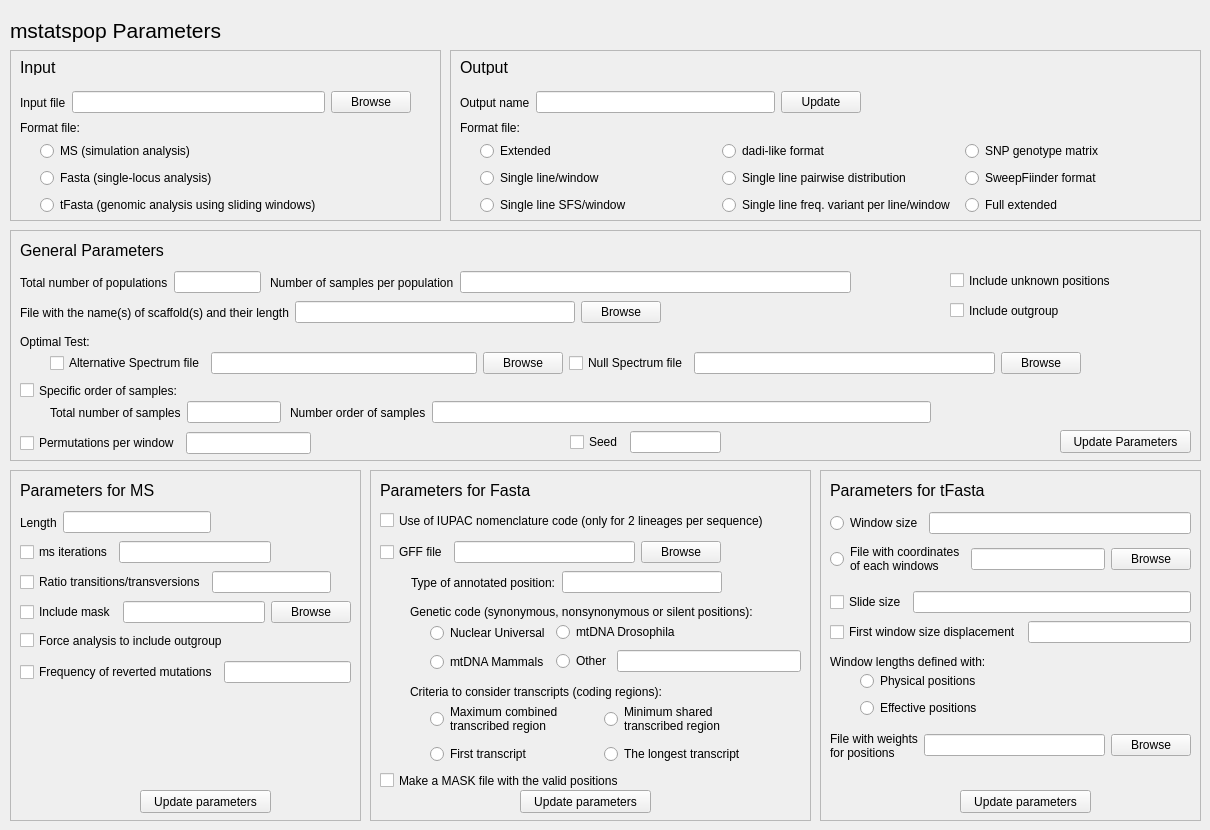
    <widget class="QWidget" name="mstatspop">
     <attribute name="title">
      <string>mstatspop Parameters</string>
     </attribute>
     <widget class="QFrame" name="frameOutput">
      <property name="geometry">
       <rect>
        <x>450</x>
        <y>50</y>
        <width>751</width>
        <height>171</height>
       </rect>
      </property>
      <property name="frameShape">
       <enum>QFrame::StyledPanel</enum>
      </property>
      <property name="frameShadow">
       <enum>QFrame::Raised</enum>
      </property>
      <widget class="QLabel" name="label_7">
       <property name="geometry">
        <rect>
         <x>10</x>
         <y>70</y>
         <width>81</width>
         <height>16</height>
        </rect>
       </property>
       <property name="text">
        <string>Format file:</string>
       </property>
      </widget>
      <widget class="QLabel" name="label_6">
       <property name="geometry">
        <rect>
         <x>10</x>
         <y>10</y>
         <width>59</width>
         <height>15</height>
        </rect>
       </property>
       <property name="font">
        <font>
         <pointsize>12</pointsize>
        </font>
       </property>
       <property name="text">
        <string>Output</string>
       </property>
      </widget>
      <widget class="QWidget" name="layoutWidget">
       <property name="geometry">
        <rect>
         <x>10</x>
         <y>40</y>
         <width>401</width>
         <height>25</height>
        </rect>
       </property>
       <layout class="QHBoxLayout" name="horizontalLayout_2">
        <item>
         <widget class="QLabel" name="labelOutput">
          <property name="text">
           <string>Output name</string>
          </property>
         </widget>
        </item>
        <item>
         <widget class="QLineEdit" name="lineOutput"/>
        </item>
        <item>
         <widget class="QPushButton" name="updateOutput">
          <property name="text">
           <string>Update</string>
          </property>
         </widget>
        </item>
       </layout>
      </widget>
      <widget class="QWidget" name="layoutWidget">
       <property name="geometry">
        <rect>
         <x>30</x>
         <y>90</y>
         <width>721</width>
         <height>79</height>
        </rect>
       </property>
       <layout class="QHBoxLayout" name="horizontalLayout_13">
        <item>
         <layout class="QVBoxLayout" name="verticalLayout_2">
          <item>
           <widget class="QRadioButton" name="radioFormat0">
            <property name="text">
             <string>Extended</string>
            </property>
           </widget>
          </item>
          <item>
           <widget class="QRadioButton" name="radioFormat1">
            <property name="text">
             <string>Single line/window</string>
            </property>
           </widget>
          </item>
          <item>
           <widget class="QRadioButton" name="radioFormat2">
            <property name="text">
             <string>Single line SFS/window</string>
            </property>
           </widget>
          </item>
         </layout>
        </item>
        <item>
         <layout class="QVBoxLayout" name="verticalLayout_3">
          <item>
           <widget class="QRadioButton" name="radioFormat3">
            <property name="text">
             <string>dadi-like format</string>
            </property>
           </widget>
          </item>
          <item>
           <widget class="QRadioButton" name="radioFormat4">
            <property name="text">
             <string>Single line pairwise distribution</string>
            </property>
           </widget>
          </item>
          <item>
           <widget class="QRadioButton" name="radioFormat5">
            <property name="text">
             <string>Single line freq. variant per line/window</string>
            </property>
           </widget>
          </item>
         </layout>
        </item>
        <item>
         <layout class="QVBoxLayout" name="verticalLayout_9">
          <item>
           <widget class="QRadioButton" name="radioFormat6">
            <property name="text">
             <string>SNP genotype matrix</string>
            </property>
           </widget>
          </item>
          <item>
           <widget class="QRadioButton" name="radioFormat7">
            <property name="text">
             <string>SweepFiinder format</string>
            </property>
           </widget>
          </item>
          <item>
           <widget class="QRadioButton" name="radioFormat10">
            <property name="text">
             <string>Full extended</string>
            </property>
           </widget>
          </item>
         </layout>
        </item>
       </layout>
      </widget>
     </widget>
     <widget class="QFrame" name="frameMS">
      <property name="geometry">
       <rect>
        <x>10</x>
        <y>470</y>
        <width>351</width>
        <height>351</height>
       </rect>
      </property>
      <property name="frameShape">
       <enum>QFrame::StyledPanel</enum>
      </property>
      <property name="frameShadow">
       <enum>QFrame::Raised</enum>
      </property>
      <widget class="QLabel" name="label_12">
       <property name="geometry">
        <rect>
         <x>10</x>
         <y>10</y>
         <width>171</width>
         <height>21</height>
        </rect>
       </property>
       <property name="font">
        <font>
         <pointsize>12</pointsize>
        </font>
       </property>
       <property name="text">
        <string>Parameters for MS</string>
       </property>
      </widget>
      <widget class="QWidget" name="layoutWidget_3">
       <property name="geometry">
        <rect>
         <x>10</x>
         <y>40</y>
         <width>191</width>
         <height>25</height>
        </rect>
       </property>
       <layout class="QHBoxLayout" name="horizontalLayout_8">
        <item>
         <widget class="QLabel" name="label_13">
          <property name="text">
           <string>Length</string>
          </property>
         </widget>
        </item>
        <item>
         <widget class="QLineEdit" name="lineMSlength"/>
        </item>
       </layout>
      </widget>
      <widget class="QWidget" name="layoutWidget_4">
       <property name="geometry">
        <rect>
         <x>10</x>
         <y>70</y>
         <width>251</width>
         <height>25</height>
        </rect>
       </property>
       <layout class="QHBoxLayout" name="horizontalLayout_9">
        <item>
         <widget class="QCheckBox" name="checkMSiter">
          <property name="text">
           <string>ms iterations</string>
          </property>
         </widget>
        </item>
        <item>
         <widget class="QLineEdit" name="lineMSiter"/>
        </item>
       </layout>
      </widget>
      <widget class="QWidget" name="layoutWidget_5">
       <property name="geometry">
        <rect>
         <x>10</x>
         <y>100</y>
         <width>311</width>
         <height>25</height>
        </rect>
       </property>
       <layout class="QHBoxLayout" name="horizontalLayout_11">
        <item>
         <widget class="QCheckBox" name="checkMSratio">
          <property name="text">
           <string>Ratio transitions/transversions</string>
          </property>
         </widget>
        </item>
        <item>
         <widget class="QLineEdit" name="lineMSratio"/>
        </item>
       </layout>
      </widget>
      <widget class="QCheckBox" name="checkMSoutgroup">
       <property name="geometry">
        <rect>
         <x>10</x>
         <y>160</y>
         <width>231</width>
         <height>21</height>
        </rect>
       </property>
       <property name="text">
        <string>Force analysis to include outgroup</string>
       </property>
      </widget>
      <widget class="QWidget" name="layoutWidget_6">
       <property name="geometry">
        <rect>
         <x>10</x>
         <y>190</y>
         <width>331</width>
         <height>25</height>
        </rect>
       </property>
       <layout class="QHBoxLayout" name="horizontalLayout_12">
        <item>
         <widget class="QCheckBox" name="checkMSRev">
          <property name="text">
           <string>Frequency of reverted mutations</string>
          </property>
         </widget>
        </item>
        <item>
         <widget class="QLineEdit" name="lineMSRev"/>
        </item>
       </layout>
      </widget>
      <widget class="QPushButton" name="updateMS">
       <property name="geometry">
        <rect>
         <x>130</x>
         <y>320</y>
         <width>131</width>
         <height>23</height>
        </rect>
       </property>
       <property name="text">
        <string>Update parameters</string>
       </property>
      </widget>
      <widget class="QWidget" name="layoutWidget">
       <property name="geometry">
        <rect>
         <x>10</x>
         <y>130</y>
         <width>331</width>
         <height>25</height>
        </rect>
       </property>
       <layout class="QHBoxLayout" name="horizontalLayout_10">
        <item>
         <widget class="QCheckBox" name="checkMaskMS">
          <property name="text">
           <string>Include mask</string>
          </property>
         </widget>
        </item>
        <item>
         <widget class="QLineEdit" name="lineMaskMS"/>
        </item>
        <item>
         <widget class="QPushButton" name="openMaskMS">
          <property name="text">
           <string>Browse</string>
          </property>
         </widget>
        </item>
       </layout>
      </widget>
     </widget>
     <widget class="QFrame" name="frameFasta">
      <property name="geometry">
       <rect>
        <x>370</x>
        <y>470</y>
        <width>441</width>
        <height>351</height>
       </rect>
      </property>
      <property name="frameShape">
       <enum>QFrame::StyledPanel</enum>
      </property>
      <property name="frameShadow">
       <enum>QFrame::Raised</enum>
      </property>
      <widget class="QLabel" name="label_17">
       <property name="geometry">
        <rect>
         <x>10</x>
         <y>10</y>
         <width>171</width>
         <height>21</height>
        </rect>
       </property>
       <property name="font">
        <font>
         <pointsize>12</pointsize>
        </font>
       </property>
       <property name="text">
        <string>Parameters for Fasta</string>
       </property>
      </widget>
      <widget class="QWidget" name="layoutWidget_14">
       <property name="geometry">
        <rect>
         <x>10</x>
         <y>70</y>
         <width>341</width>
         <height>25</height>
        </rect>
       </property>
       <layout class="QHBoxLayout" name="horizontalLayout_20">
        <item>
         <widget class="QCheckBox" name="checkGFF">
          <property name="text">
           <string>GFF file</string>
          </property>
         </widget>
        </item>
        <item>
         <widget class="QLineEdit" name="lineGFF"/>
        </item>
        <item>
         <widget class="QPushButton" name="openGFF">
          <property name="text">
           <string>Browse</string>
          </property>
         </widget>
        </item>
       </layout>
      </widget>
      <widget class="QLabel" name="labelCode">
       <property name="geometry">
        <rect>
         <x>40</x>
         <y>130</y>
         <width>391</width>
         <height>23</height>
        </rect>
       </property>
       <property name="text">
        <string>Genetic code (synonymous, nonsynonymous or silent positions):</string>
       </property>
      </widget>
      <widget class="QLabel" name="labelCriteria">
       <property name="geometry">
        <rect>
         <x>40</x>
         <y>210</y>
         <width>291</width>
         <height>23</height>
        </rect>
       </property>
       <property name="text">
        <string>Criteria to consider transcripts (coding regions):</string>
       </property>
      </widget>
      <widget class="QCheckBox" name="checkMaskFasta">
       <property name="geometry">
        <rect>
         <x>10</x>
         <y>300</y>
         <width>271</width>
         <height>21</height>
        </rect>
       </property>
       <property name="text">
        <string>Make a MASK file with the valid positions</string>
       </property>
      </widget>
      <widget class="QPushButton" name="updateFasta">
       <property name="geometry">
        <rect>
         <x>150</x>
         <y>320</y>
         <width>131</width>
         <height>23</height>
        </rect>
       </property>
       <property name="text">
        <string>Update parameters</string>
       </property>
      </widget>
      <widget class="QCheckBox" name="checkIUPACFasta">
       <property name="geometry">
        <rect>
         <x>10</x>
         <y>40</y>
         <width>441</width>
         <height>21</height>
        </rect>
       </property>
       <property name="text">
        <string>Use of IUPAC nomenclature code (only for 2 lineages per sequence)</string>
       </property>
      </widget>
      <widget class="QWidget" name="layoutWidget">
       <property name="geometry">
        <rect>
         <x>41</x>
         <y>100</y>
         <width>311</width>
         <height>25</height>
        </rect>
       </property>
       <layout class="QHBoxLayout" name="horizontalLayout_21">
        <item>
         <widget class="QLabel" name="labelType">
          <property name="text">
           <string>Type of annotated position:</string>
          </property>
         </widget>
        </item>
        <item>
         <widget class="QLineEdit" name="lineType"/>
        </item>
       </layout>
      </widget>
      <widget class="QWidget" name="layoutWidget">
       <property name="geometry">
        <rect>
         <x>60</x>
         <y>150</y>
         <width>371</width>
         <height>56</height>
        </rect>
       </property>
       <layout class="QHBoxLayout" name="horizontalLayout_18">
        <item>
         <layout class="QVBoxLayout" name="verticalLayout_5">
          <item>
           <widget class="QRadioButton" name="radioCode1">
            <property name="text">
             <string>Nuclear Universal</string>
            </property>
           </widget>
          </item>
          <item>
           <widget class="QRadioButton" name="radioCode3">
            <property name="text">
             <string>mtDNA Mammals</string>
            </property>
           </widget>
          </item>
         </layout>
        </item>
        <item>
         <layout class="QVBoxLayout" name="verticalLayout_11">
          <item>
           <widget class="QRadioButton" name="radioCode2">
            <property name="text">
             <string>mtDNA Drosophila</string>
            </property>
           </widget>
          </item>
          <item>
           <layout class="QHBoxLayout" name="horizontalLayout_22">
            <item>
             <widget class="QRadioButton" name="radioCode4">
              <property name="text">
               <string>Other</string>
              </property>
             </widget>
            </item>
            <item>
             <widget class="QLineEdit" name="lineCode4"/>
            </item>
           </layout>
          </item>
         </layout>
        </item>
       </layout>
      </widget>
      <widget class="QWidget" name="layoutWidget">
       <property name="geometry">
        <rect>
         <x>60</x>
         <y>230</y>
         <width>341</width>
         <height>66</height>
        </rect>
       </property>
       <layout class="QHBoxLayout" name="horizontalLayout_26">
        <item>
         <layout class="QVBoxLayout" name="verticalLayout_6">
          <item>
           <widget class="QRadioButton" name="radioMax">
            <property name="text">
             <string>Maximum combined
transcribed region</string>
            </property>
           </widget>
          </item>
          <item>
           <widget class="QRadioButton" name="radioFirst">
            <property name="text">
             <string>First transcript</string>
            </property>
           </widget>
          </item>
         </layout>
        </item>
        <item>
         <layout class="QVBoxLayout" name="verticalLayout_13">
          <item>
           <widget class="QRadioButton" name="radioMin">
            <property name="text">
             <string>Minimum shared
transcribed region</string>
            </property>
           </widget>
          </item>
          <item>
           <widget class="QRadioButton" name="radioLong">
            <property name="text">
             <string>The longest transcript</string>
            </property>
           </widget>
          </item>
         </layout>
        </item>
       </layout>
      </widget>
     </widget>
     <widget class="QFrame" name="frameTFasta">
      <property name="geometry">
       <rect>
        <x>820</x>
        <y>470</y>
        <width>381</width>
        <height>351</height>
       </rect>
      </property>
      <property name="frameShape">
       <enum>QFrame::StyledPanel</enum>
      </property>
      <property name="frameShadow">
       <enum>QFrame::Raised</enum>
      </property>
      <widget class="QLabel" name="label_23">
       <property name="geometry">
        <rect>
         <x>10</x>
         <y>10</y>
         <width>181</width>
         <height>21</height>
        </rect>
       </property>
       <property name="font">
        <font>
         <pointsize>12</pointsize>
        </font>
       </property>
       <property name="text">
        <string>Parameters for tFasta</string>
       </property>
      </widget>
      <widget class="QWidget" name="layoutWidget_12">
       <property name="geometry">
        <rect>
         <x>10</x>
         <y>120</y>
         <width>361</width>
         <height>25</height>
        </rect>
       </property>
       <layout class="QHBoxLayout" name="horizontalLayout_4">
        <item>
         <widget class="QCheckBox" name="checkSlide">
          <property name="text">
           <string>Slide size</string>
          </property>
         </widget>
        </item>
        <item>
         <widget class="QLineEdit" name="lineSlide"/>
        </item>
       </layout>
      </widget>
      <widget class="QLabel" name="label_24">
       <property name="geometry">
        <rect>
         <x>10</x>
         <y>180</y>
         <width>203</width>
         <height>23</height>
        </rect>
       </property>
       <property name="text">
        <string>Window lengths defined with:</string>
       </property>
      </widget>
      <widget class="QWidget" name="layoutWidget_13">
       <property name="geometry">
        <rect>
         <x>10</x>
         <y>260</y>
         <width>361</width>
         <height>31</height>
        </rect>
       </property>
       <layout class="QHBoxLayout" name="horizontalLayout_19">
        <item>
         <widget class="QLabel" name="label_26">
          <property name="text">
           <string>File with weights
for positions</string>
          </property>
         </widget>
        </item>
        <item>
         <widget class="QLineEdit" name="lineWeights"/>
        </item>
        <item>
         <widget class="QPushButton" name="openWeights">
          <property name="text">
           <string>Browse</string>
          </property>
         </widget>
        </item>
       </layout>
      </widget>
      <widget class="QPushButton" name="updateTFasta">
       <property name="geometry">
        <rect>
         <x>140</x>
         <y>320</y>
         <width>131</width>
         <height>23</height>
        </rect>
       </property>
       <property name="text">
        <string>Update parameters</string>
       </property>
      </widget>
      <widget class="QWidget" name="layoutWidget">
       <property name="geometry">
        <rect>
         <x>40</x>
         <y>200</y>
         <width>138</width>
         <height>50</height>
        </rect>
       </property>
       <layout class="QVBoxLayout" name="verticalLayout_7">
        <item>
         <widget class="QRadioButton" name="radioWindowLengthTF1">
          <property name="text">
           <string>Physical positions</string>
          </property>
         </widget>
        </item>
        <item>
         <widget class="QRadioButton" name="radioWindowLengthTF2">
          <property name="text">
           <string>Effective positions</string>
          </property>
         </widget>
        </item>
       </layout>
      </widget>
      <widget class="QWidget" name="layoutWidget">
       <property name="geometry">
        <rect>
         <x>10</x>
         <y>40</y>
         <width>361</width>
         <height>70</height>
        </rect>
       </property>
       <layout class="QVBoxLayout" name="verticalLayout_8">
        <item>
         <layout class="QHBoxLayout" name="horizontalLayout_16">
          <item>
           <widget class="QRadioButton" name="radioWindowSize">
            <property name="text">
             <string>Window size</string>
            </property>
           </widget>
          </item>
          <item>
           <widget class="QLineEdit" name="lineWindowSize"/>
          </item>
         </layout>
        </item>
        <item>
         <layout class="QHBoxLayout" name="horizontalLayout_17">
          <item>
           <widget class="QRadioButton" name="radioCoordTF">
            <property name="text">
             <string>File with coordinates
of each windows</string>
            </property>
           </widget>
          </item>
          <item>
           <widget class="QLineEdit" name="lineCoordTF"/>
          </item>
          <item>
           <widget class="QPushButton" name="openCoordTF">
            <property name="text">
             <string>Browse</string>
            </property>
           </widget>
          </item>
         </layout>
        </item>
       </layout>
      </widget>
      <widget class="QWidget" name="layoutWidget">
       <property name="geometry">
        <rect>
         <x>10</x>
         <y>150</y>
         <width>361</width>
         <height>25</height>
        </rect>
       </property>
       <layout class="QHBoxLayout" name="horizontalLayout_25">
        <item>
         <widget class="QCheckBox" name="checkFirstWindowTF">
          <property name="text">
           <string>First window size displacement</string>
          </property>
         </widget>
        </item>
        <item>
         <widget class="QLineEdit" name="lineFirstWindowTF"/>
        </item>
       </layout>
      </widget>
     </widget>
     <widget class="QFrame" name="frameInput">
      <property name="geometry">
       <rect>
        <x>10</x>
        <y>50</y>
        <width>431</width>
        <height>171</height>
       </rect>
      </property>
      <property name="frameShape">
       <enum>QFrame::StyledPanel</enum>
      </property>
      <property name="frameShadow">
       <enum>QFrame::Raised</enum>
      </property>
      <widget class="QLabel" name="label_4">
       <property name="geometry">
        <rect>
         <x>10</x>
         <y>70</y>
         <width>81</width>
         <height>16</height>
        </rect>
       </property>
       <property name="text">
        <string>Format file:</string>
       </property>
      </widget>
      <widget class="QLabel" name="label_3">
       <property name="geometry">
        <rect>
         <x>10</x>
         <y>10</y>
         <width>59</width>
         <height>15</height>
        </rect>
       </property>
       <property name="font">
        <font>
         <pointsize>12</pointsize>
        </font>
       </property>
       <property name="text">
        <string>Input</string>
       </property>
      </widget>
      <widget class="QWidget" name="layoutWidget">
       <property name="geometry">
        <rect>
         <x>30</x>
         <y>90</y>
         <width>316</width>
         <height>77</height>
        </rect>
       </property>
       <layout class="QVBoxLayout" name="verticalLayout">
        <item>
         <widget class="QRadioButton" name="radioMS">
          <property name="text">
           <string>MS (simulation analysis)</string>
          </property>
         </widget>
        </item>
        <item>
         <widget class="QRadioButton" name="radioFasta">
          <property name="text">
           <string>Fasta (single-locus analysis)</string>
          </property>
         </widget>
        </item>
        <item>
         <widget class="QRadioButton" name="radioTFasta">
          <property name="text">
           <string>tFasta (genomic analysis using sliding windows)</string>
          </property>
         </widget>
        </item>
       </layout>
      </widget>
      <widget class="QWidget" name="layoutWidget">
       <property name="geometry">
        <rect>
         <x>10</x>
         <y>40</y>
         <width>391</width>
         <height>25</height>
        </rect>
       </property>
       <layout class="QHBoxLayout" name="horizontalLayout">
        <item>
         <widget class="QLabel" name="label">
          <property name="text">
           <string>Input file</string>
          </property>
         </widget>
        </item>
        <item>
         <widget class="QLineEdit" name="lineInput"/>
        </item>
        <item>
         <widget class="QPushButton" name="openInput">
          <property name="text">
           <string>Browse</string>
          </property>
         </widget>
        </item>
       </layout>
      </widget>
     </widget>
     <widget class="QFrame" name="frameParameters">
      <property name="geometry">
       <rect>
        <x>10</x>
        <y>230</y>
        <width>1191</width>
        <height>231</height>
       </rect>
      </property>
      <property name="frameShape">
       <enum>QFrame::StyledPanel</enum>
      </property>
      <property name="frameShadow">
       <enum>QFrame::Raised</enum>
      </property>
      <widget class="QCheckBox" name="checkOutgroup">
       <property name="geometry">
        <rect>
         <x>940</x>
         <y>70</y>
         <width>131</width>
         <height>21</height>
        </rect>
       </property>
       <property name="text">
        <string>Include outgroup</string>
       </property>
      </widget>
      <widget class="QCheckBox" name="checkUnknownPos">
       <property name="geometry">
        <rect>
         <x>940</x>
         <y>40</y>
         <width>191</width>
         <height>21</height>
        </rect>
       </property>
       <property name="text">
        <string>Include unknown positions</string>
       </property>
      </widget>
      <widget class="QLabel" name="label_10">
       <property name="geometry">
        <rect>
         <x>10</x>
         <y>100</y>
         <width>222</width>
         <height>23</height>
        </rect>
       </property>
       <property name="text">
        <string>Optimal Test:</string>
       </property>
      </widget>
      <widget class="QLabel" name="label_8">
       <property name="geometry">
        <rect>
         <x>10</x>
         <y>10</y>
         <width>171</width>
         <height>21</height>
        </rect>
       </property>
       <property name="font">
        <font>
         <pointsize>12</pointsize>
        </font>
       </property>
       <property name="text">
        <string>General Parameters</string>
       </property>
      </widget>
      <widget class="QWidget" name="layoutWidget_15">
       <property name="geometry">
        <rect>
         <x>10</x>
         <y>40</y>
         <width>241</width>
         <height>25</height>
        </rect>
       </property>
       <layout class="QHBoxLayout" name="horizontalLayout_23">
        <item>
         <widget class="QLabel" name="label_27">
          <property name="text">
           <string>Total number of populations</string>
          </property>
         </widget>
        </item>
        <item>
         <widget class="QLineEdit" name="lineTotalSamples"/>
        </item>
       </layout>
      </widget>
      <widget class="QWidget" name="layoutWidget_16">
       <property name="geometry">
        <rect>
         <x>260</x>
         <y>40</y>
         <width>581</width>
         <height>25</height>
        </rect>
       </property>
       <layout class="QHBoxLayout" name="horizontalLayout_24">
        <item>
         <widget class="QLabel" name="label_28">
          <property name="text">
           <string>Number of samples per population</string>
          </property>
         </widget>
        </item>
        <item>
         <widget class="QLineEdit" name="lineSamplesPops"/>
        </item>
       </layout>
      </widget>
      <widget class="QWidget" name="layoutWidget_7">
       <property name="geometry">
        <rect>
         <x>40</x>
         <y>170</y>
         <width>231</width>
         <height>25</height>
        </rect>
       </property>
       <layout class="QHBoxLayout" name="horizontalLayout_47">
        <item>
         <widget class="QLabel" name="labelOrderSamples1">
          <property name="text">
           <string>Total number of samples</string>
          </property>
         </widget>
        </item>
        <item>
         <widget class="QLineEdit" name="lineOrderSamples1"/>
        </item>
       </layout>
      </widget>
      <widget class="QWidget" name="layoutWidget_17">
       <property name="geometry">
        <rect>
         <x>280</x>
         <y>170</y>
         <width>641</width>
         <height>25</height>
        </rect>
       </property>
       <layout class="QHBoxLayout" name="horizontalLayout_48">
        <item>
         <widget class="QLabel" name="labelOrderSamples2">
          <property name="text">
           <string>Number order of samples</string>
          </property>
         </widget>
        </item>
        <item>
         <widget class="QLineEdit" name="lineOrderSamples2"/>
        </item>
       </layout>
      </widget>
      <widget class="QCheckBox" name="checkOrderSamples">
       <property name="geometry">
        <rect>
         <x>10</x>
         <y>150</y>
         <width>181</width>
         <height>21</height>
        </rect>
       </property>
       <property name="text">
        <string>Specific order of samples:</string>
       </property>
      </widget>
      <widget class="QWidget" name="layoutWidget_23">
       <property name="geometry">
        <rect>
         <x>560</x>
         <y>200</y>
         <width>151</width>
         <height>25</height>
        </rect>
       </property>
       <layout class="QHBoxLayout" name="horizontalLayout_44">
        <item>
         <widget class="QCheckBox" name="checkSeed">
          <property name="text">
           <string>Seed</string>
          </property>
         </widget>
        </item>
        <item>
         <widget class="QLineEdit" name="lineSeed"/>
        </item>
       </layout>
      </widget>
      <widget class="QWidget" name="layoutWidget_22">
       <property name="geometry">
        <rect>
         <x>10</x>
         <y>200</y>
         <width>291</width>
         <height>27</height>
        </rect>
       </property>
       <layout class="QHBoxLayout" name="horizontalLayout_43">
        <item>
         <widget class="QCheckBox" name="checkPermWindows">
          <property name="text">
           <string>Permutations per window</string>
          </property>
         </widget>
        </item>
        <item>
         <widget class="QLineEdit" name="linePermWindows"/>
        </item>
       </layout>
      </widget>
      <widget class="QPushButton" name="updateGeneralParam">
       <property name="geometry">
        <rect>
         <x>1050</x>
         <y>200</y>
         <width>131</width>
         <height>23</height>
        </rect>
       </property>
       <property name="text">
        <string>Update Parameters</string>
       </property>
      </widget>
      <widget class="QWidget" name="layoutWidget">
       <property name="geometry">
        <rect>
         <x>40</x>
         <y>120</y>
         <width>1031</width>
         <height>27</height>
        </rect>
       </property>
       <layout class="QHBoxLayout" name="horizontalLayout_7">
        <item>
         <layout class="QHBoxLayout" name="horizontalLayout_5">
          <item>
           <widget class="QCheckBox" name="checkAltSpect">
            <property name="text">
             <string>Alternative Spectrum file</string>
            </property>
           </widget>
          </item>
          <item>
           <widget class="QLineEdit" name="lineAltSpect"/>
          </item>
          <item>
           <widget class="QPushButton" name="openAltSpect">
            <property name="text">
             <string>Browse</string>
            </property>
           </widget>
          </item>
         </layout>
        </item>
        <item>
         <layout class="QHBoxLayout" name="horizontalLayout_6">
          <item>
           <widget class="QCheckBox" name="checkNullSpect">
            <property name="text">
             <string>Null Spectrum file</string>
            </property>
           </widget>
          </item>
          <item>
           <widget class="QLineEdit" name="lineNullSpect"/>
          </item>
          <item>
           <widget class="QPushButton" name="openNullSpect">
            <property name="text">
             <string>Browse</string>
            </property>
           </widget>
          </item>
         </layout>
        </item>
       </layout>
      </widget>
      <widget class="QWidget" name="layoutWidget">
       <property name="geometry">
        <rect>
         <x>10</x>
         <y>70</y>
         <width>641</width>
         <height>25</height>
        </rect>
       </property>
       <layout class="QHBoxLayout" name="horizontalLayout_3">
        <item>
         <widget class="QLabel" name="label_25">
          <property name="text">
           <string>File with the name(s) of scaffold(s) and their length</string>
          </property>
         </widget>
        </item>
        <item>
         <widget class="QLineEdit" name="lineScaffold"/>
        </item>
        <item>
         <widget class="QPushButton" name="openScaffold">
          <property name="text">
           <string>Browse</string>
          </property>
         </widget>
        </item>
       </layout>
      </widget>
     </widget>
     <widget class="QLabel" name="label_2">
      <property name="geometry">
       <rect>
        <x>10</x>
        <y>0</y>
        <width>251</width>
        <height>61</height>
       </rect>
      </property>
      <property name="font">
       <font>
        <pointsize>16</pointsize>
       </font>
      </property>
      <property name="text">
       <string>mstatspop Parameters</string>
      </property>
     </widget>
    </widget>
